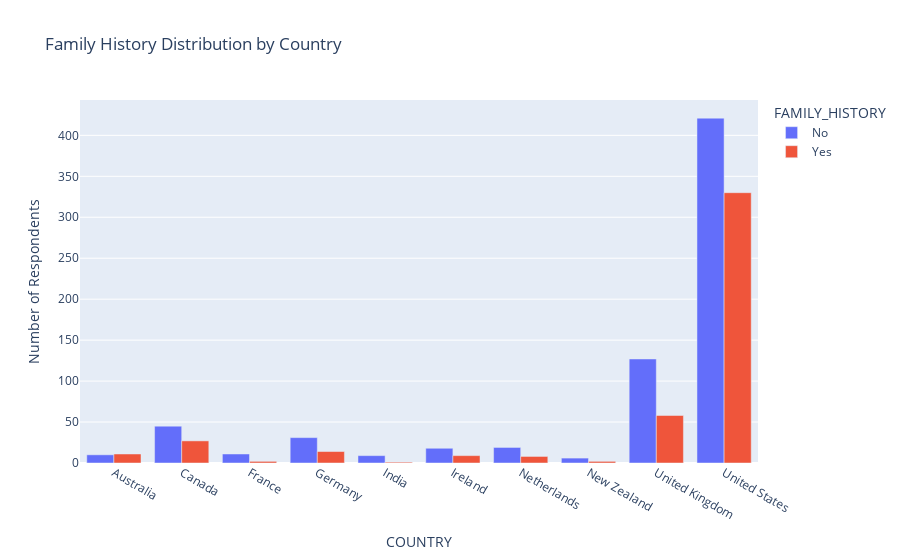

Notebook cell for this chart:
### Markdown cell above
# 1st Graph

### Code cell
top_20_countries = df["COUNTRY"].value_counts().nlargest(10).index.tolist()
data_filtered = df[df["COUNTRY"].isin(top_20_countries)]

# Group data by country and family history response
grouped_data = (
    data_filtered.groupby(["COUNTRY", "FAMILY_HISTORY"])
    .size()
    .to_frame(name="Count")
    .reset_index()
)

# Create the bar graph using Plotly
fig = px.bar(
    grouped_data,
    x="COUNTRY",
    y="Count",
    color="FAMILY_HISTORY",
    barmode="group",
    title="Family History Distribution by Country",
)

# Customize the graph (optional)
fig.update_layout(
    xaxis_title="COUNTRY",
    yaxis_title="Number of Respondents",
    legend_title="FAMILY_HISTORY",
)

# Display the graph
fig.show()

### Figure 1 — Plotly figure (JSON) as saved in the notebook; plotly's stock layout.template omitted (floating-point values rounded to 4 significant figures)
{"data": [{"alignmentgroup": "True", "hovertemplate": "FAMILY_HISTORY=No<br>COUNTRY=%{x}<br>Count=%{y}<extra></extra>", "legendgroup": "No", "marker": {"color": "#636efa", "pattern": {"shape": ""}}, "name": "No", "offsetgroup": "No", "orientation": "v", "showlegend": true, "textposition": "auto", "type": "bar", "x": ["Australia", "Canada", "France", "Germany", "India", "Ireland", "Netherlands", "New Zealand", "United Kingdom", "United States"], "xaxis": "x", "y": [10, 45, 11, 31, 9, 18, 19, 6, 127, 421], "yaxis": "y"}, {"alignmentgroup": "True", "hovertemplate": "FAMILY_HISTORY=Yes<br>COUNTRY=%{x}<br>Count=%{y}<extra></extra>", "legendgroup": "Yes", "marker": {"color": "#EF553B", "pattern": {"shape": ""}}, "name": "Yes", "offsetgroup": "Yes", "orientation": "v", "showlegend": true, "textposition": "auto", "type": "bar", "x": ["Australia", "Canada", "France", "Germany", "India", "Ireland", "Netherlands", "New Zealand", "United Kingdom", "United States"], "xaxis": "x", "y": [11, 27, 2, 14, 1, 9, 8, 2, 58, 330], "yaxis": "y"}], "layout": {"barmode": "group", "legend": {"title": {"text": "FAMILY_HISTORY"}, "tracegroupgap": 0}, "title": {"text": "Family History Distribution by Country"}, "xaxis": {"anchor": "y", "domain": [0, 1], "title": {"text": "COUNTRY"}}, "yaxis": {"anchor": "x", "domain": [0, 1], "title": {"text": "Number of Respondents"}}}}
